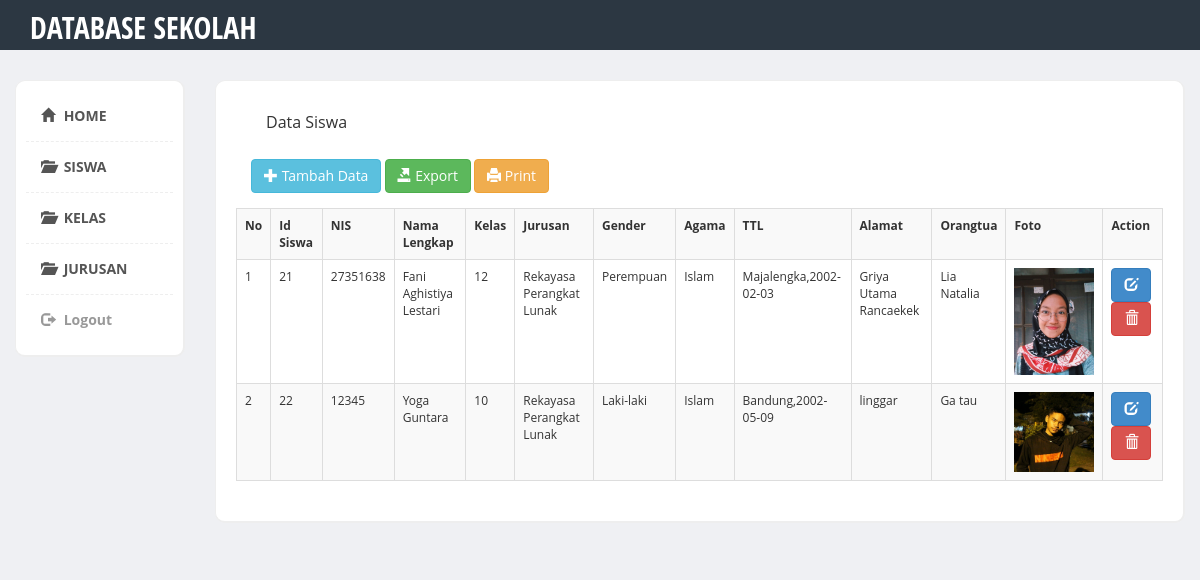
Page /siswa.php (signed in) on the committed database.
### tables this page shows
CREATE TABLE `siswa` (
  `id_siswa` int(10) NOT NULL,
  `id_kelas` int(10) NOT NULL,
  `nis` int(10) NOT NULL,
  `nama` varchar(30) NOT NULL,
  `jk` varchar(20) NOT NULL,
  `agama` varchar(20) NOT NULL,
  `tgl_lahir` date NOT NULL,
  `tmpt_lahir` varchar(50) NOT NULL,
  `alamat` text NOT NULL,
  `nm_ortu` varchar(30) NOT NULL,
  `foto` varchar(225) NOT NULL
);

CREATE TABLE `kelas` (
  `id_kelas` int(10) NOT NULL,
  `nm_kelas` varchar(50) NOT NULL,
  `tingkat` int(10) NOT NULL,
  `id_jur` int(10) NOT NULL
);

CREATE TABLE `jurusan` (
  `id_jur` int(10) NOT NULL,
  `nm_jur` varchar(50) NOT NULL,
  `kaprog` varchar(30) NOT NULL
);

### siswa.php (the view, shortened to what this page needs)
<!DOCTYPE html>
<html>
    <head>
            <link href="assets/css/bootstrap.min.css" rel="stylesheet">
            <link href="assets/css/styles.css" rel="stylesheet">
    </head>
<body>
<div class="header">
	<div class="container">
	    <div class="row">
	        <div class="col-md-5">
	            <div class="logo">
	                <h1><a href="dashboard.php">DATABASE SEKOLAH</a></h1>
	            </div>
            </div>
	    </div>
	</div>
</div>
<div class="page-content">
    <div class="row">
		<div class="col-md-2">
		<div class="sidebar content-box" style="display: block;">
            <ul class="nav">
            <li class="current"><a href="dashboard.php"><i class="glyphicon glyphicon-home"></i> HOME</a></li>
            <li class="current"><a href="siswa.php"><i class="glyphicon glyphicon-folder-open"></i> SISWA</a></li>
            <li class="current"><a href="kelas.php"><i class="glyphicon glyphicon-folder-open"></i> KELAS</a></li>
            <li class="current"><a href="jur.php"><i class="glyphicon glyphicon-folder-open"></i> JURUSAN</a></li>
            <li><a href="login/logout.php"><i class="glyphicon glyphicon-log-out"></i> Logout</a></li>
            </ul>
        </div>
        </div>
    <div class="col-md-10">
        <div class="row">
            <div class="col-md-12">
            <div class="content-box-large">
  				<div class="panel-heading">
                    <div class="panel-title">Data Siswa</div>
                </div>
                <div class="panel-body">
                    <a href= create-sis.php class="btn btn-info"><i class="glyphicon glyphicon-plus"></i> Tambah Data </a>
                    <a target="_blank" href= crud/ekspor.php class="btn btn-success"><i class="glyphicon glyphicon-export"></i> Export </a>
                    <a class="btn btn-warning" href="crud/cetaks.php"><i class="glyphicon glyphicon-print"></i> Print </a>
                </div>
                <div class="table-responsive">
  				    <table cellpadding="0" cellspacing="0" border="0" class="table table-striped table-bordered">
                        <tr>
                            <th>No</th>
                            <th>Id Siswa</th>
                            <th>NIS</th>
                            <th>Nama Lengkap</th>
                            <th>Kelas</th>
                            <th>Jurusan</th>
                            <th>Gender</th>
                            <th>Agama</th>
                            <th>TTL</th>
                            <th>Alamat</th>
                            <th>Orangtua</th>
                            <th>Foto</th>
                            <th>Action</th>
                        </tr>
                            <?php
                            include 'koneksi.php';
                            $no=1;
                            $sql = 'SELECT siswa.id_siswa,siswa.nis,siswa.nama,siswa.jk, siswa.agama, siswa.tgl_lahir,siswa.tmpt_lahir,siswa.alamat,siswa.nm_ortu,siswa.foto,siswa.id_kelas,kelas.nm_kelas,kelas.tingkat,kelas.id_jur,jurusan.nm_jur,jurusan.kaprog FROM siswa INNER JOIN kelas ON siswa.id_kelas = kelas.id_kelas INNER JOIN jurusan ON kelas.id_jur=jurusan.id_jur';
                            $query = mysqli_query($koneksi,$sql);
                            while ($row = mysqli_fetch_array($query)){ ?>
                            <tr>
                                <td><?php echo $no++;?> </td>
                                <td><?php echo $row['id_siswa'];?></td>
                                <td><?php echo $row['nis'];?></td>
                                <td><?php echo $row['nama'];?></td>
                                <td><?php echo $row['tingkat'];?></td>
                                <td><?php echo $row['nm_jur'];?></td>
                                <td><?php echo $row['jk'];?></td>
                                <td><?php echo $row['agama'];?></td>
                                <td><?php echo $row['tmpt_lahir'];?>,<?php echo $row['tgl_lahir'];?></td>
                                <td><?php echo $row['alamat'];?></td>
                                <td><?php echo $row['nm_ortu'];?></td>
                                <td> <img src="<?php echo "image/".$row['foto'];?>" width="80px"></td>
                                <td>
                                    <a href=edit-sis.php?id_siswa=<?php echo $row['id_siswa'];?> class="btn btn-primary"><i class="glyphicon glyphicon-edit"></i></a>
                                    <a href=del-sis.php?id_siswa=<?php echo $row['id_siswa'];?> class="btn btn-danger"> <i class="glyphicon glyphicon-trash"></i></a>
                                </td>
                            </tr>
                    <?php }?>
                    </table>
                </div>
                </div>
            </div>
            </div>
        </div>
    </div>
    </div>
</body>
</html>

### assets/css/styles.css (style rules this page uses)
body { font-family: 'Open Sans', sans-serif; background-color: #f7f7f7; position: relative; margin: 0px; font-size: 12px; padding: 0px; }
.page-content>.row { margin-left: 0px !important; margin-right: 0px !important; margin-top: 30px; }
.header { height: 50px; background-color: #2c3742; }
.header .logo h1 { font-size: 30px; margin: 0px; padding: 10px 0px; }
.header .logo h1 a { color: #fff; font-family: 'Open Sans Condensed', sans-serif; }
.content-box, .content-box-large { margin-bottom: 30px; background: #fff; border-radius: 10px; padding: 10px; border-left: 1px solid #eee; border-top: 1px solid #eee; border-right: 2px solid #eee; border-bottom: 2px solid #eee; }
.content-box-large { padding: 20px; }
.sidebar ul.nav, .sidebar ul.nav ul { list-style: none; padding: 0px; margin: 0px; }
.sidebar .nav>li { margin: 0; border-bottom: 1px dashed #eee; }
.sidebar .nav>li:last-child { border-bottom: 0px; }
.sidebar .nav>li>a { font-size: 14px; line-height: 20px; padding: 15px 15px; color: #999; display: block; font-weight: bold; background: none; text-decoration: none; border-top: 0px; font-weight: bold; }
.sidebar .nav>li>a>i { margin-right: 5px; }
.sidebar .nav li a:hover, .sidebar .nav li.current>a { background: #fff; color: #555; border-bottom: 0px; }
body { background-color: #eff0f3; }
.panel-heading>.panel-title, .content-box-header .panel-title { float: left; padding: 10px 15px; padding-top: 0px; }
.panel-body { clear: both; }

### rows in the picture
siswa: id_siswa "21", nis "27351638", nama "Fani Aghistiya Lestari", id_kelas.tingkat "12", jurusan.nm_jur "Rekayasa Perangkat Lunak", jk "Perempuan", agama "Islam", tmpt_lahir "Majalengka", tgl_lahir "2002-02-03", alamat "Griya Utama Rancaekek", nm_ortu "Lia Natalia", foto (picture)
siswa: id_siswa "22", nis "12345", nama "Yoga Guntara", id_kelas.tingkat "10", jurusan.nm_jur "Rekayasa Perangkat Lunak", jk "Laki-laki", agama "Islam", tmpt_lahir "Bandung", tgl_lahir "2002-05-09", alamat "linggar", nm_ortu "Ga tau", foto (picture)
